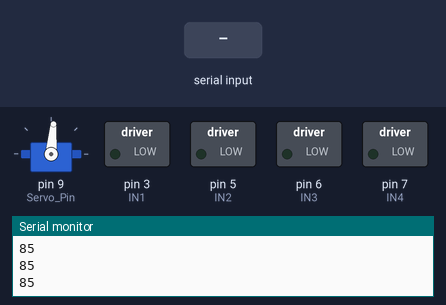
Simulated run of this sketch. Board: Arduino Uno, built with avr-gcc and run on an emulated ATmega328P. On the bench: servo, switched loads named in the sketch (green lamp = pin HIGH), the last lines printed to the serial monitor. The test bench sets the inputs (shaded band).

Above: at 1.2 s.
1.3 s: "R" received over the second serial link
At 2.3 s:
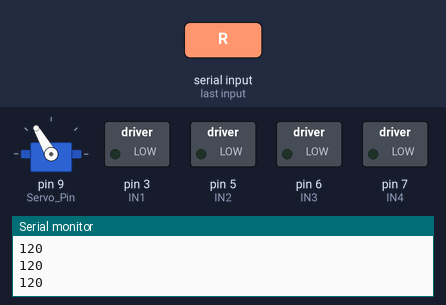
2.8 s: "G" received over the second serial link
At 3.9 s:
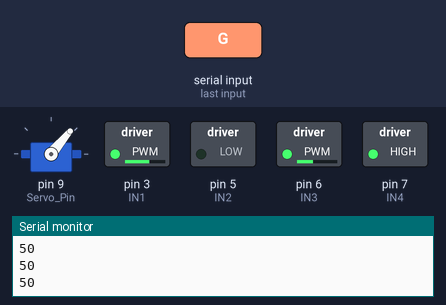
4.3 s: "I" received over the second serial link
At 5.2 s:
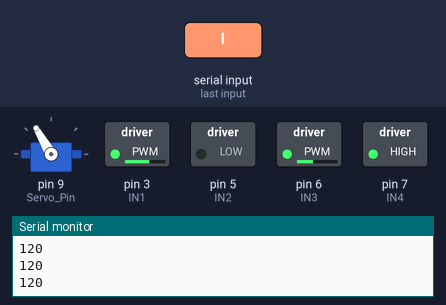
5.8 s: "H" received over the second serial link
At 7.0 s:
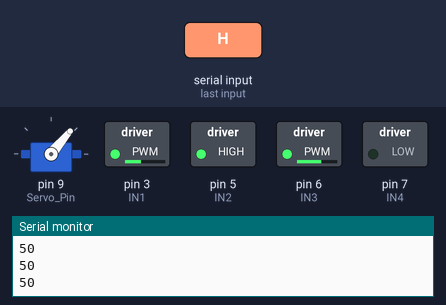
7.3 s: "R" received over the second serial link
At 8.4 s:
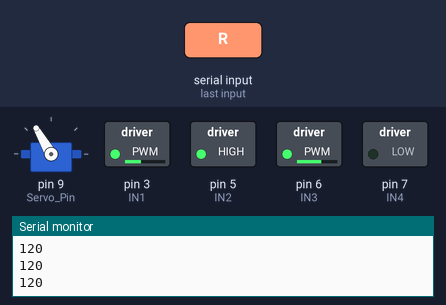
Timing chart, 0 to 9.8 s (numbered marks = the images above; inputs shaded):
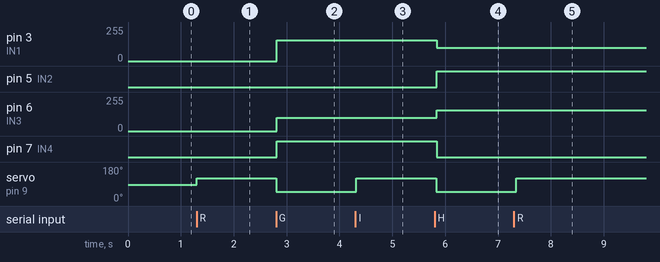

The sketch:

BlueCarSrc.ino
```cpp
#include <SoftwareSerial.h>
#include <Servo.h>

#define TX 2
#define RX 4

#define IN1 3
#define IN2 5
#define IN3 6
#define IN4 7

#define Servo_Pin 9

#define MAX_SPEED 255 //từ 0-255
#define MIN_SPEED 155
#define pos 85

SoftwareSerial blue(RX, TX);
Servo servo;

void Blue_Init(){
  blue.begin(9600);
}

void Motor_Init(){
  pinMode(IN1, OUTPUT);
	pinMode(IN2, OUTPUT);
	pinMode(IN3, OUTPUT);
	pinMode(IN4, OUTPUT);
}

void Servo_Init(){
  servo.attach(Servo_Pin);

  servo.write(pos);
}

void Stop(){
  digitalWrite(IN1, LOW);
	digitalWrite(IN2, LOW);

  digitalWrite(IN3, LOW);
	digitalWrite(IN4, LOW);

  servo.write(pos);
}

void Back(int speed){
  speed = constrain(speed, MIN_SPEED, MAX_SPEED);
  digitalWrite(IN2, HIGH);
  analogWrite(IN1, 255 - speed);

  analogWrite(IN3, speed);
	digitalWrite(IN4, LOW);
}

void Forward(int speed){
  speed = constrain(speed, MIN_SPEED, MAX_SPEED);
  digitalWrite(IN2, LOW);
  analogWrite(IN1, speed);

  analogWrite(IN3, 255 - speed);
	digitalWrite(IN4, HIGH);
}

void Turn_Left(){
  servo.write(pos - 35);
}

void Turn_Right(){
  servo.write(pos + 35);
}


void setup() {
  Serial.begin(9600);
  Blue_Init();
  Motor_Init();
  Servo_Init();
}

void loop() {
  char read;
  int speed = MIN_SPEED;
Serial.println(servo.read());
  if (blue.available()){
    read = blue.read();

    if (read >= '0' && read <= '9'){
      if (read == '0')
        speed = MIN_SPEED;
      else
        speed += (int(read) - 48)*10;
    }

    if (read == 'q')
      speed = MAX_SPEED;
    Serial.println(read);

    switch (read){
      case 'S':{
        Stop();
        Serial.println("STOP");
        break;
      }
      case 'F':{
        Forward(speed);
        Serial.println("Forward");
        break;
      }
      case 'B':{
        Back(speed);
        Serial.println("BACK");
        break;
      }
      case 'L':{
        Turn_Left();
        Serial.println("LEFT");
        break;
      }
      case 'R':{
        Turn_Right();
        Serial.println("RIGHT");
        break;
      }
      case 'G':{
        Turn_Left();
        delay(10);
        Forward(speed);
        Serial.println("FL");
        break;
      }
      case 'I':{
        Turn_Right();
        delay(10);
        Forward(speed);
        Serial.println("FR");
        break;
      }
      case 'H':{
        Turn_Left();
        delay(10);
        Back(speed);
        Serial.println("BL");
        break;
      }
      case 'J':{
        Turn_Right();
        delay(10);
        Back(speed);
        Serial.println("BR");
        break;
      }
    }
  }
  delay(100);
}
```

Measured:
- after the input at 1.3 s, servo on pin 9 (Servo_Pin): 85° → 120° at once
- after the input at 2.8 s, pin 3 (IN1): 0/255 → 155/255 at once; pin 6 (IN3): 0/255 → 100/255 at once; pin 7 (IN4): LOW → HIGH at once; servo on pin 9 (Servo_Pin): 120° → 50° at once
- after the input at 4.3 s, servo on pin 9 (Servo_Pin): 50° → 120° at once
- after the input at 5.8 s, pin 3 (IN1): 155/255 → 100/255 at once; pin 5 (IN2): LOW → HIGH at once; pin 6 (IN3): 100/255 → 155/255 at once; pin 7 (IN4): HIGH → LOW at once; servo on pin 9 (Servo_Pin): 120° → 50° at once
- after the input at 7.3 s, servo on pin 9 (Servo_Pin): 50° → 120° at once
